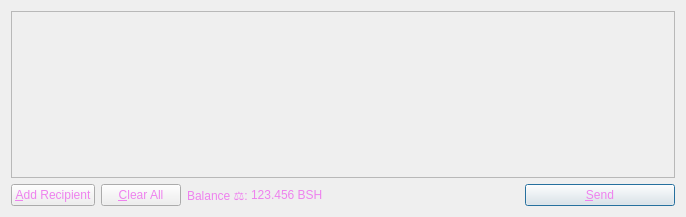
<?xml version="1.0" encoding="UTF-8"?>
<ui version="4.0">
 <class>SendCoinsDialog</class>
 <widget class="QDialog" name="SendCoinsDialog">
  <property name="geometry">
   <rect>
    <x>0</x>
    <y>0</y>
    <width>686</width>
    <height>217</height>
   </rect>
  </property>
  <property name="styleSheet">
   <string notr="true">QWidget { color: violet; }</string>
  </property>
  <property name="windowTitle">
   <string>Send Coins</string>
  </property>
  <layout class="QVBoxLayout" name="verticalLayout">
   <item>
    <widget class="QScrollArea" name="scrollArea">
     <property name="widgetResizable">
      <bool>true</bool>
     </property>
     <widget class="QWidget" name="scrollAreaWidgetContents">
      <property name="geometry">
       <rect>
        <x>0</x>
        <y>0</y>
        <width>666</width>
        <height>165</height>
       </rect>
      </property>
  <property name="styleSheet">
   <string notr="true">QWidget { color: violet; }</string>
  </property>
      <layout class="QVBoxLayout" name="verticalLayout_2">
       <property name="margin">
        <number>0</number>
       </property>
       <item>
        <layout class="QVBoxLayout" name="entries">
         <property name="spacing">
          <number>6</number>
         </property>
        </layout>
       </item>
       <item>
        <spacer name="verticalSpacer">
         <property name="orientation">
          <enum>Qt::Vertical</enum>
         </property>
         <property name="sizeHint" stdset="0">
          <size>
           <width>20</width>
           <height>40</height>
          </size>
         </property>
        </spacer>
       </item>
      </layout>
     </widget>
    </widget>
   </item>
   <item>
    <layout class="QHBoxLayout" name="horizontalLayout">
     <item>
      <widget class="QPushButton" name="addButton">
       <property name="toolTip">
        <string>Send to multiple recipients at once</string>
       </property>
       <property name="text">
        <string>&amp;Add Recipient</string>
       </property>
       <property name="icon">
        <iconset resource="../BitShekel.qrc">
         <normaloff>:/icons/add</normaloff>:/icons/add</iconset>
       </property>
      </widget>
     </item>
     <item>
      <widget class="QPushButton" name="clearButton">
       <property name="sizePolicy">
        <sizepolicy hsizetype="Minimum" vsizetype="Fixed">
         <horstretch>0</horstretch>
         <verstretch>0</verstretch>
        </sizepolicy>
       </property>
       <property name="toolTip">
        <string>Remove all transaction fields</string>
       </property>
       <property name="text">
        <string>&amp;Clear All</string>
       </property>
       <property name="icon">
        <iconset resource="../BitShekel.qrc">
         <normaloff>:/icons/remove</normaloff>:/icons/remove</iconset>
       </property>
       <property name="autoRepeatDelay">
        <number>300</number>
       </property>
      </widget>
     </item>
     <item>
      <layout class="QHBoxLayout" name="horizontalLayout_2">
       <property name="spacing">
        <number>3</number>
       </property>
       <item>
        <widget class="QLabel" name="label">
         <property name="text">
          <string>Balance ⚖:</string>
         </property>
        </widget>
       </item>
       <item>
        <widget class="QLabel" name="labelBalance">
         <property name="text">
          <string>123.456 BSH</string>
         </property>
         <property name="textInteractionFlags">
          <set>Qt::LinksAccessibleByMouse|Qt::TextSelectableByKeyboard|Qt::TextSelectableByMouse</set>
         </property>
        </widget>
       </item>
      </layout>
     </item>
     <item>
      <spacer name="horizontalSpacer">
       <property name="orientation">
        <enum>Qt::Horizontal</enum>
       </property>
       <property name="sizeHint" stdset="0">
        <size>
         <width>40</width>
         <height>20</height>
        </size>
       </property>
      </spacer>
     </item>
     <item>
      <widget class="QPushButton" name="sendButton">
       <property name="minimumSize">
        <size>
         <width>150</width>
         <height>0</height>
        </size>
       </property>
       <property name="toolTip">
        <string>Finish sending</string>
       </property>
       <property name="text">
        <string>&amp;Send</string>
       </property>
       <property name="icon">
        <iconset resource="../BitShekel.qrc">
         <normaloff>:/icons/send</normaloff>:/icons/send</iconset>
       </property>
       <property name="default">
        <bool>true</bool>
       </property>
      </widget>
     </item>
    </layout>
   </item>
  </layout>
 </widget>
 <resources>
  <include location="../BitShekel.qrc"/>
 </resources>
 <connections/>
</ui>
